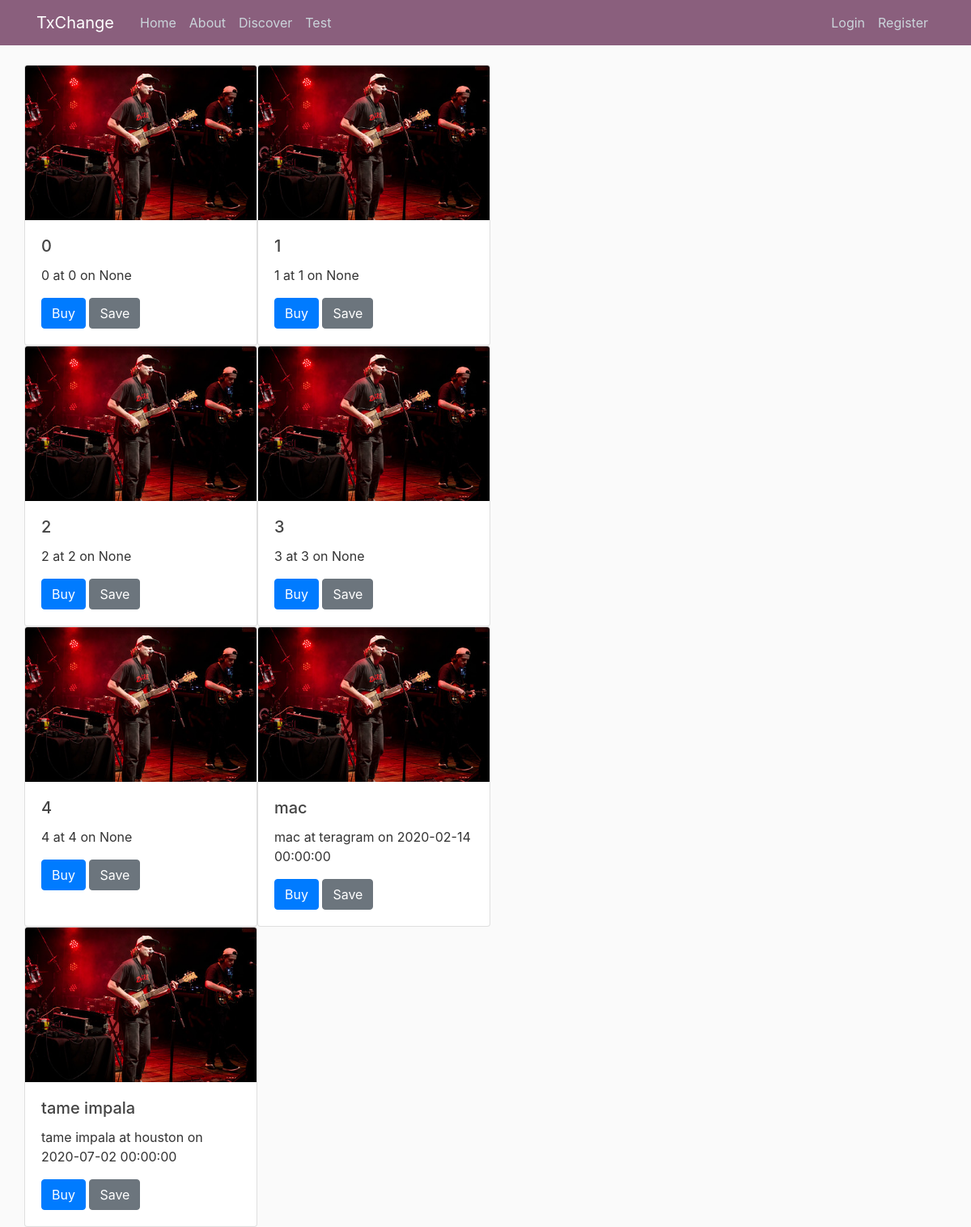
The page /discover on the database as committed earlier.
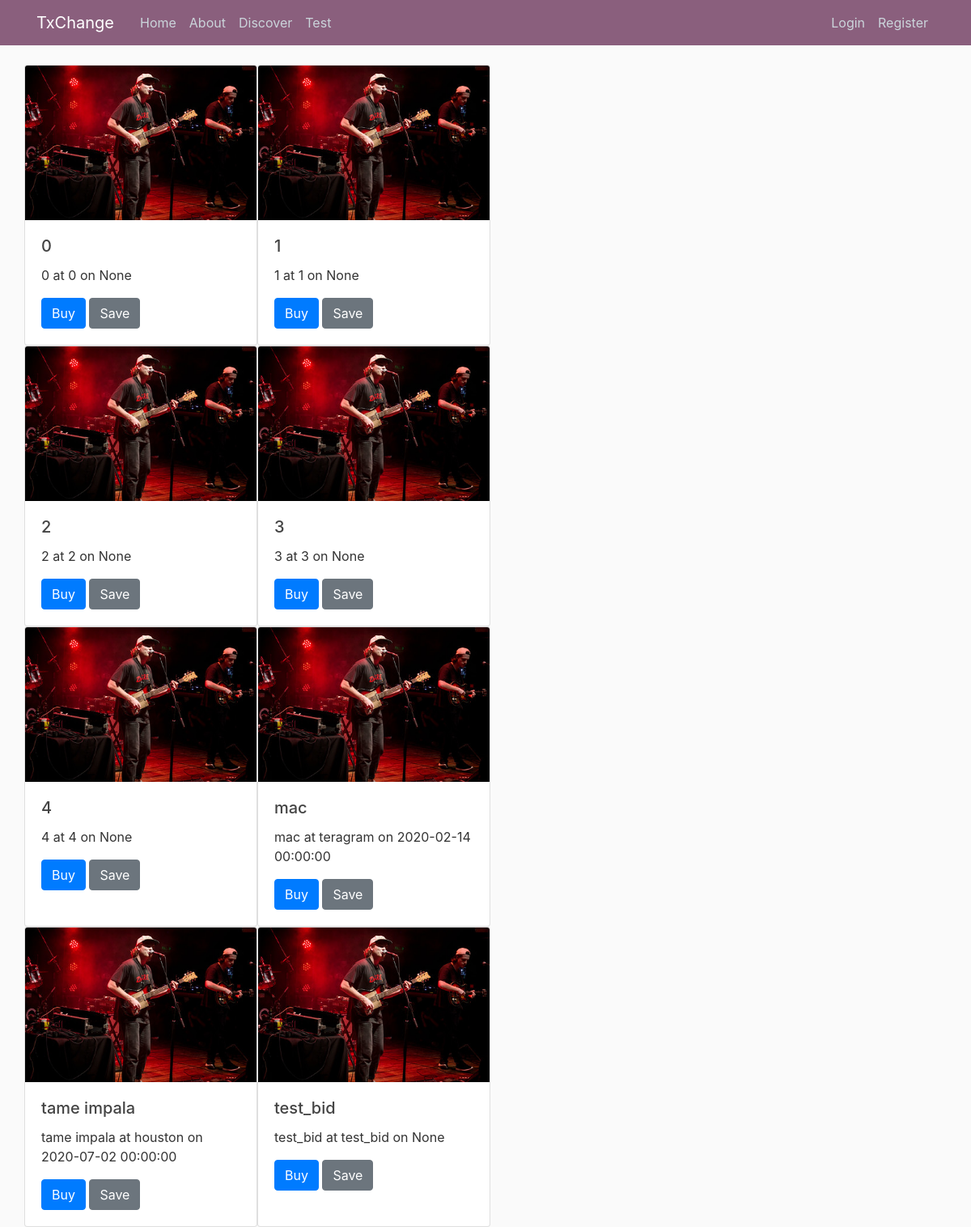
The same page on the database as committed later.
### TxChange/models.py (models this page shows, shortened)
class Ticket(db.Model):
	__tablename__ = "ticket"
	id = db.Column(db.Integer, primary_key=True)
	artist = db.Column(db.String(80), nullable=False)
	venue = db.Column(db.String(80))
	date_posted = db.Column(db.DateTime, nullable=False, default=datetime.utcnow)
	price = db.Column(db.Integer, nullable=False)
	concert_date_time = db.Column(db.DateTime)
	current_best_bid = db.Column(db.Integer, default=0)
	_owner_id = db.Column(db.Integer, db.ForeignKey("user.id"))
	_current_best_bidder_id = db.Column(db.Integer, db.ForeignKey("user.id"))
	owner = db.relationship("User", foreign_keys=[_owner_id], backref="tickets", lazy=True)
	current_best_bidder = db.relationship("User",foreign_keys=[_current_best_bidder_id],backref="my_winning_bids", lazy=True)
	users_interested = db.relationship("User", secondary=interested, back_populates='interested_in')

### TxChange/routes.py (the view)
@app.route("/discover")
def discover():
    tickets = Ticket.query.all()
    return render_template("discover.html", title="Discover", tickets=tickets)

### TxChange/templates/discover.html
{% extends "layout.html" %} {% block content %}
<div class="continer">
	<div class="row">
		{% for ticket in tickets %}
		<div class="card" style="width: 18rem;">
			<img src="static/mac.jpg" class="card-img-top" alt="...">
			<div class="card-body">
				<h5 class="card-title">{{ ticket.artist}}</h5>
				<p class="card-text">{{ ticket.artist}} at {{ ticket.venue}} on {{ ticket.concert_date_time}}</p>
				<a href="{{ url_for('ticket', ticket_id=ticket.id)}}" class="btn btn-primary">Buy</a>
				<button type="button" class='btn btn-secondary' data
				<a href="{{ url_for('interested', ticket_id=ticket.id)}}" class="btn btn-primary">Save</a>
			</div>
		</div>
		{% endfor %}
	</div>
</div>
{% endblock%}

### TxChange/templates/layout.html (shortened to what this page needs)
<!doctype html>
<html lang="en">
<head>
    <link rel="stylesheet" href="https://stackpath.bootstrapcdn.com/bootstrap/4.4.1/css/bootstrap.min.css"
>
    <link rel="stylesheet" type="text/css" href="{{ url_for('static', filename='stye.css') }}">
</head>
<body>
    <header class="site-header">
      <nav class="navbar navbar-expand-md navbar-dark bg-steel fixed-top">
        <div class="container">
          <a class="navbar-brand mr-4" href="/">TxChange</a>
          <div class="collapse navbar-collapse" id="navbarToggle">
            <div class="navbar-nav mr-auto">
              <a class="nav-item nav-link" href="{{ url_for('home') }}">Home</a>
              <a class="nav-item nav-link" href="{{ url_for('about') }}">About</a>
							<a class="nav-item nav-link" href="{{ url_for('discover') }}">Discover</a>
							<a class="nav-item nav-link" href="{{ url_for('test') }}">Test</a>
            </div>
            <div class="navbar-nav">
              {% if current_user.is_authenticated %}
                <a class="nav-item nav-link" href="{{ url_for('new_ticket') }}">New Ticket</a>
                <a class="nav-item nav-link" href="{{ url_for('profile') }}">Profile</a>
                <a class="nav-item nav-link" href="{{ url_for('logout') }}">Logout</a>
              {% else %}
                <a class="nav-item nav-link" href="{{ url_for('login') }}">Login</a>
                <a class="nav-item nav-link" href="{{ url_for('register') }}">Register</a>
              {% endif %}
            </div>
          </div>
        </div>
      </nav>
    </header>
    <main role=main class='container'>
        <div class='row'>
            <div class="col-md-8">
                {% block content %}{% endblock %}
            </div>
        </div>
    </main>
</body>
</html>

### TxChange/static/stye.css (style rules this page uses)
body { background: #fafafa; color: #333333; margin-top: 5rem; }
h1, h2, h3, h4, h5, h6 { color: #444444; }
.bg-steel { background-color: #8a5f7d; }
.site-header .navbar-nav .nav-link { color: #cbd5db; }

Rows that differ between the two databases and show on the page:
added Ticket: artist "test_bid", venue "test_bid", concert_date_time "None"
